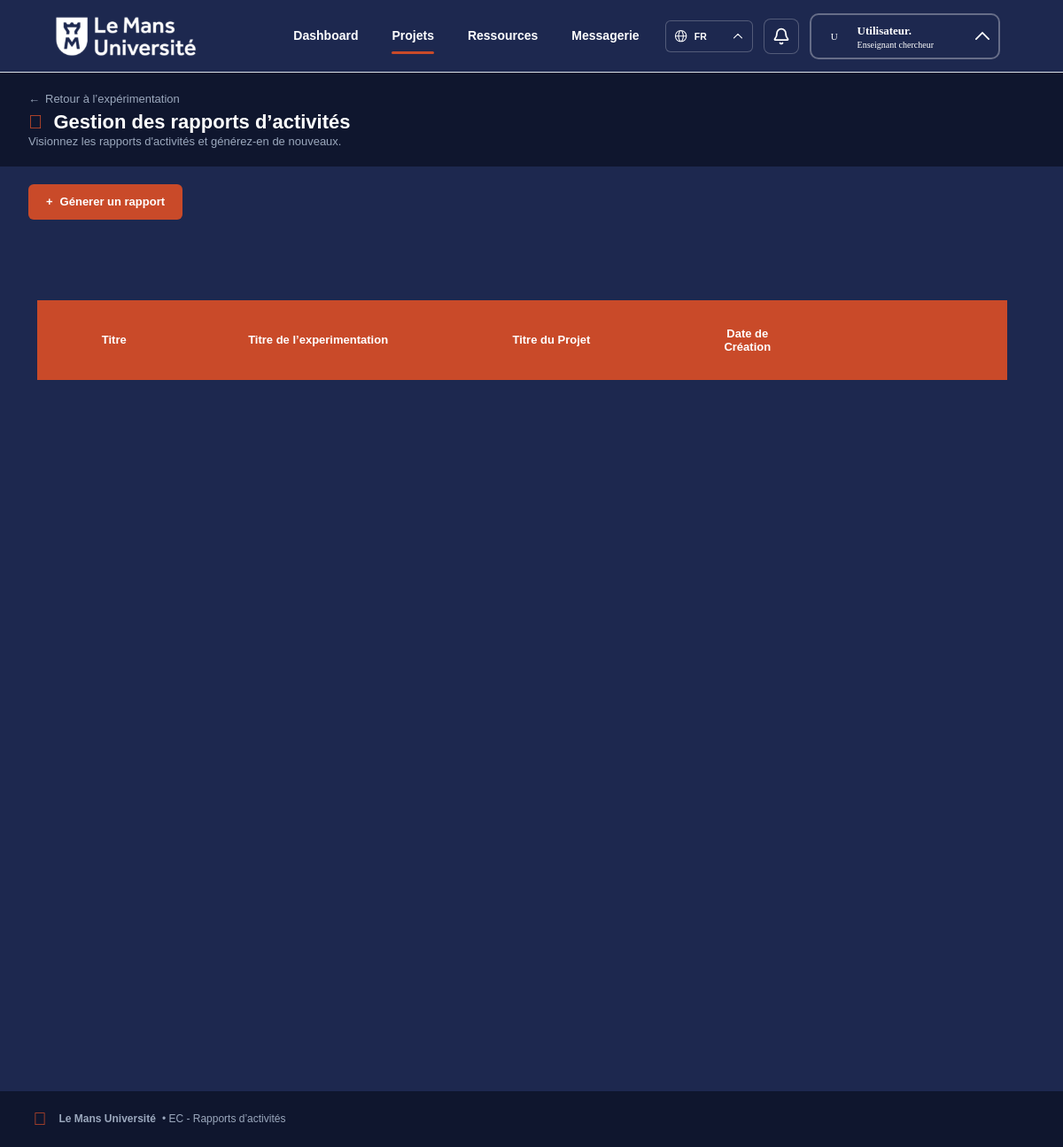
/views/ECListeRapport.php?id_exp=4, run on an earlier commit of the app's database.
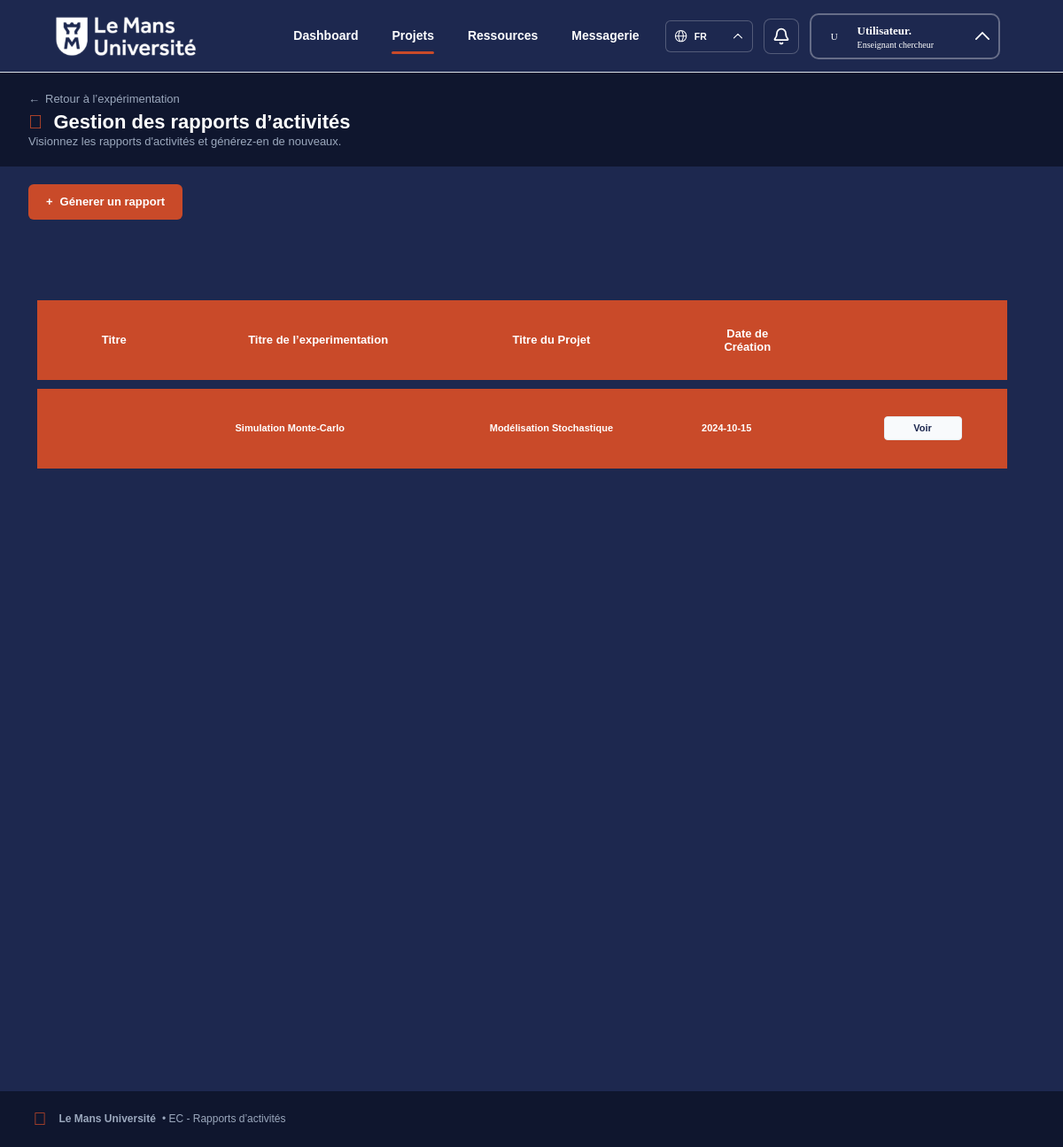
And on a later commit of the database.
### tables this page shows
CREATE TABLE RAPPORT(
   id_rap INT AUTO_INCREMENT,
   nbparticipant_rap INT NOT NULL DEFAULT 0,
   nbincid_rap INT NOT NULL DEFAULT 0,
   desc_rap VARCHAR(1500),
   date_rap DATE NOT NULL,
   id_exp INT NOT NULL,
   PRIMARY KEY(id_rap),
   FOREIGN KEY(id_exp) REFERENCES EXPERIMENTATION(id_exp)
);

CREATE TABLE EXPERIMENTATION(
   id_exp INT AUTO_INCREMENT,
   titre_exp VARCHAR(50),
   desc_exp VARCHAR(400),
   datefin_exp DATE,
   dur_exp VARCHAR(50),
   retrib_exp VARCHAR(50),
   datedeb_exp DATE,
   id_proj INT,
   PRIMARY KEY(id_exp),
   FOREIGN KEY(id_proj) REFERENCES PROJET(id_proj)
);

CREATE TABLE PROJET(
   id_proj INT AUTO_INCREMENT,
   nom_proj VARCHAR(50),
   desc_proj VARCHAR(400),
   datedeb_proj DATE,
   datefin_proj DATE,
   id_lab INT NOT NULL,
   PRIMARY KEY(id_proj),
   FOREIGN KEY(id_lab) REFERENCES LABORATOIRE(id_lab)
);

### model/ECModel.php (called while the page is built, shortened)
<?php
function get_bdd()
{
    $serveur = "localhost";
    $base = "lab_project_grp04";
    $user = "root";
    $password = "";
    $dsn = "mysql:host=$serveur;dbname=$base;charset=utf8mb4";
    $pdo =  new PDO($dsn, $user, $password);
    return $pdo;
}
function get_projet_from_exp($id){
    $bdd = get_bdd();
    $sql = "SELECT * FROM experimentation JOIN projet on projet.id_proj=experimentation.id_proj WHERE experimentation.id_exp = :id_exp";
    $stmt = $bdd->prepare($sql);
    $stmt->execute([ ':id_exp' => $id ]);
    return $stmt->fetch(PDO::FETCH_ASSOC);
}
function get_experimentation($id){
    $bdd = get_bdd();
    $query = $bdd->query('SELECT * FROM experimentation WHERE id_exp=\''. $id .'\'');
    $result = $query->fetch(PDO::FETCH_ASSOC);
    return $result;
}
function get_rapport_from_exp($id): array{
    $bdd = get_bdd();
    $sql = "SELECT * FROM rapport  WHERE rapport.id_exp = :id_exp ORDER BY date_rap DESC";
    $stmt = $bdd->prepare($sql);
    $stmt->execute([ ':id_exp' => $id ]);
    return $stmt->fetchAll(PDO::FETCH_ASSOC);
}
?>

### views/ECListeRapport.php (the view, shortened to what the changed rows need)
<!doctype html>
<html lang="fr">
<head>
  <link rel="stylesheet" href="../style/ECListeExp.css" />
  <link rel="stylesheet" href="../style/ECheader.css" />
</head>
<body>
  <div class="site-shell" id="top">
    <section class="page-heading" aria-labelledby="page-title">
      <div>
        <h1 id="page-title">
          <span class="folder-icon" aria-hidden="true"></span>
          Gestion des rapports d’activités
        </h1>
      </div>
    </section>
    <main>
      <section class="reports" aria-label="Rapports d’activités">
        <div class="table-scroll">
          <table>
            <thead>
              <tr>
                <th>Titre</th>
                <th>Titre de l’experimentation</th>
                <th>Titre du Projet</th>
                <th>Date de Création</th>
                <th><span class="visually-hidden">Actions</span></th>
              </tr>
            </thead>
            <tbody>
              <?php foreach (get_rapport_from_exp($_GET['id_exp']) as $rapp): ?>
                <tr>
                  <td data-label="Titre"><?= $rapp['titre_rap'] ?></td>
                  <td data-label="Expérimentation">
                    <?= htmlspecialchars(get_experimentation($_GET['id_exp'])['titre_exp']) ?>
                  </td>
                  <td data-label="Projet">
                    <?= htmlspecialchars(get_projet_from_exp($_GET['id_exp'])['nom_proj']) ?>
                  </td>
                  <td data-label="Créé le"><?= $rapp['date_rap'] ?></td>
                  <td><a class="view-button" href="#report-detail-<?= (int) $rapp['id_rap'] ?>">Voir</a></td>
                </tr>
              <?php endforeach; ?>
            </tbody>
          </table>
        </div>
      </section>
    </main>
  </div>
</body>
</html>

What changed in the data, as far as the page shows it:
added rapport: id_exp.titre_exp "Simulation Monte-Carlo", projet.nom_proj "Modélisation Stochastique", date_rap "2024-10-15"
